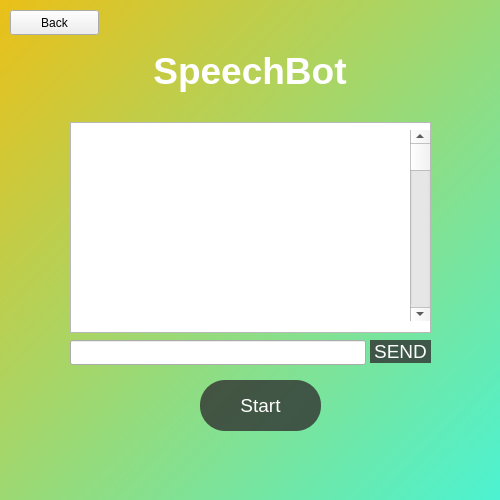
<?xml version="1.0" encoding="UTF-8"?>
<ui version="4.0">
 <class>guigui</class>
 <widget class="QWidget" name="guigui">
  <property name="geometry">
   <rect>
    <x>0</x>
    <y>0</y>
    <width>500</width>
    <height>500</height>
   </rect>
  </property>
  <property name="windowTitle">
   <string>ChatBot</string>
  </property>
  <widget class="QLabel" name="grad">
   <property name="geometry">
    <rect>
     <x>-20</x>
     <y>-110</y>
     <width>700</width>
     <height>700</height>
    </rect>
   </property>
   <property name="styleSheet">
    <string notr="true">background-color: qlineargradient(spread:pad, x1:0, y1:0, x2:1, y2:0.959909, stop:0 rgba(255, 185, 0, 255), stop:1 rgba(37, 255, 255, 255));</string>
   </property>
   <property name="text">
    <string/>
   </property>
  </widget>
  <widget class="QLabel" name="label">
   <property name="geometry">
    <rect>
     <x>100</x>
     <y>40</y>
     <width>300</width>
     <height>61</height>
    </rect>
   </property>
   <property name="font">
    <font>
     <pointsize>28</pointsize>
     <bold>true</bold>
    </font>
   </property>
   <property name="styleSheet">
    <string notr="true">color: rgb(255, 255, 255);</string>
   </property>
   <property name="text">
    <string>SpeechBot</string>
   </property>
   <property name="alignment">
    <set>Qt::AlignCenter</set>
   </property>
  </widget>
  <widget class="QTextEdit" name="sendandrec">
   <property name="geometry">
    <rect>
     <x>70</x>
     <y>122</y>
     <width>361</width>
     <height>211</height>
    </rect>
   </property>
   <property name="font">
    <font>
     <pointsize>10</pointsize>
    </font>
   </property>
  </widget>
  <widget class="QPushButton" name="start">
   <property name="geometry">
    <rect>
     <x>200</x>
     <y>380</y>
     <width>121</width>
     <height>51</height>
    </rect>
   </property>
   <property name="sizePolicy">
    <sizepolicy hsizetype="Minimum" vsizetype="Fixed">
     <horstretch>0</horstretch>
     <verstretch>0</verstretch>
    </sizepolicy>
   </property>
   <property name="font">
    <font>
     <pointsize>14</pointsize>
     <italic>false</italic>
     <bold>false</bold>
    </font>
   </property>
   <property name="styleSheet">
    <string notr="true">color: rgb(255, 255, 255);
background-color: rgba(47, 47, 47,200);
border: none;
border-radius:25px;
font: 14pt &quot;Arial&quot;;</string>
   </property>
   <property name="text">
    <string>Start</string>
   </property>
  </widget>
  <widget class="QLineEdit" name="sendtext">
   <property name="geometry">
    <rect>
     <x>70</x>
     <y>340</y>
     <width>296</width>
     <height>25</height>
    </rect>
   </property>
   <property name="minimumSize">
    <size>
     <width>296</width>
     <height>0</height>
    </size>
   </property>
   <property name="font">
    <font>
     <pointsize>10</pointsize>
    </font>
   </property>
   <property name="styleSheet">
    <string notr="true"/>
   </property>
  </widget>
  <widget class="QPushButton" name="send">
   <property name="geometry">
    <rect>
     <x>370</x>
     <y>340</y>
     <width>61</width>
     <height>23</height>
    </rect>
   </property>
   <property name="sizePolicy">
    <sizepolicy hsizetype="Minimum" vsizetype="Fixed">
     <horstretch>0</horstretch>
     <verstretch>0</verstretch>
    </sizepolicy>
   </property>
   <property name="font">
    <font>
     <pointsize>14</pointsize>
     <italic>false</italic>
     <bold>false</bold>
    </font>
   </property>
   <property name="styleSheet">
    <string notr="true">color: rgb(255, 255, 255);
background-color: rgba(47, 47, 47,200);
border: none;
border-radius:25px;
font: 14pt &quot;Arial&quot;;</string>
   </property>
   <property name="text">
    <string>SEND</string>
   </property>
  </widget>
  <widget class="QPushButton" name="mainScreen">
   <property name="geometry">
    <rect>
     <x>10</x>
     <y>10</y>
     <width>89</width>
     <height>25</height>
    </rect>
   </property>
   <property name="text">
    <string>Back</string>
   </property>
  </widget>
  <widget class="QScrollBar" name="verticalScrollBar">
   <property name="geometry">
    <rect>
     <x>410</x>
     <y>130</y>
     <width>20</width>
     <height>191</height>
    </rect>
   </property>
   <property name="orientation">
    <enum>Qt::Vertical</enum>
   </property>
  </widget>
 </widget>
 <resources/>
 <connections/>
</ui>
